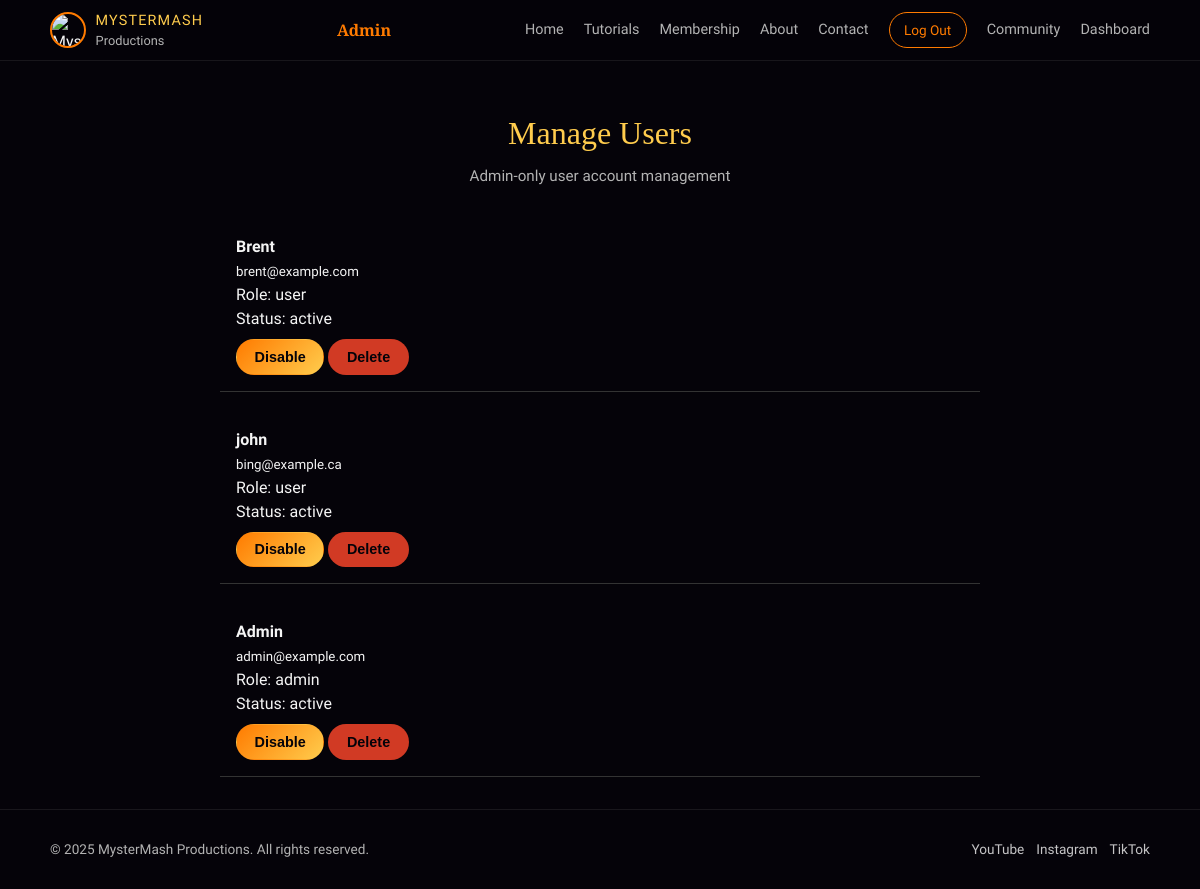
Page /admin/users (signed in) on the committed database.
### tables this page shows
CREATE TABLE `users` (
  `id` int(11) NOT NULL,
  `name` varchar(100) NOT NULL,
  `email` varchar(150) NOT NULL,
  `password` varchar(255) NOT NULL,
  `role` enum('admin','user') NOT NULL DEFAULT 'user',
  `status` enum('active','disabled') NOT NULL DEFAULT 'active',
  `created_at` timestamp NOT NULL DEFAULT current_timestamp()
);

### app/controllers/AdminController.php (called while the page is built, shortened)
<?php
class AdminController
{
    private PDO $pdo;
    public function __construct(PDO $pdo)
    {
        $this->pdo = $pdo;
    }
    public function users(): void
    {
        $users = User::getAll($this->pdo);
        include __DIR__ . '/../views/admin/users.php';
    }
}

### index.php (called while the page is built, shortened)
<?php
require_once __DIR__ . '/app/controllers/MainController.php';
require_once __DIR__ . '/app/models/User.php';
require_once __DIR__ . '/app/controllers/AdminController.php';
$action = $_GET['action'] ?? 'home';
$instance = new $map[$controller]($pdo);
$instance->$action();

### app/models/user.php (called while the page is built, shortened)
<?php
class User
{
    public static function getAll(PDO $pdo): array
    {
        $sql = "SELECT id, name, email, role, status, created_at FROM users ORDER BY created_at DESC";
        $stmt = $pdo->prepare($sql);
        $stmt->execute();
        return $stmt->fetchAll();
    }
}

### app/views/admin/users.php (the view, shortened to what this page needs)
<?php include __DIR__ . '/../../../includes/header.php'; ?>
<section class="page-header">
    <div class="container">
        <h1>Manage Users</h1>
        <p class="page-subtext">Admin-only user account management</p>
    </div>
</section>
<section class="membership-section">
    <div class="container">
        <?php foreach ($users as $user): ?>
            <div style="margin-bottom:1.25rem; padding:1rem; border-bottom:1px solid #333;">
                <strong><?= htmlspecialchars($user['name']); ?></strong><br>
                <small><?= htmlspecialchars($user['email']); ?></small><br>
                Role: <?= htmlspecialchars($user['role']); ?><br>
                Status: <?= htmlspecialchars($user['status']); ?>
                <div style="margin-top:0.5rem;">
                    <?php if ($user['status'] === 'active'): ?>
                        <form method="post" action="index.php?controller=admin&action=disableUser" style="display:inline;">
                            <button class="btn-primary">Disable</button>
                        </form>
                    <?php endif; ?>
                    <form method="post" action="index.php?controller=admin&action=deleteUser" style="display:inline;"
                        onsubmit="return confirm('Delete this user permanently?');">
                        <button class="btn-primary" style="background:#d13a24;">Delete</button>
                    </form>
                </div>
            </div>
        <?php endforeach; ?>
    </div>
</section>
<?php include __DIR__ . '/../../../includes/footer.php'; ?>

### public/CSS/styles.css (style rules this page uses)
:root { --font-body: "Epunda Sans", system-ui, -apple-system, BlinkMacSystemFont, "Segoe UI", sans-serif; --font-heading: "Cinzel", serif; --mm-bg-main: #050309; --mm-bg-elevated: #171018; --mm-accent-fire: #ff7b00; --mm-accent-gold: #ffcc4d; --mm-accent-red: #d13a24; --mm-text-main: #f5f5f5; --mm-text-muted: #b3b3b3; --mm-border-subtle: rgba(255, 255, 255, 0.08); }
*, *::before, *::after { box-sizing: border-box; }
html, body { margin: 0; padding: 0; }
body { min-height: 100vh; background-color: var(--mm-bg-main); color: var(--mm-text-main); font-family: var(--font-body); line-height: 1.5; }
h1, h2, h3 { margin: 0; font-family: var(--font-heading); font-weight: 400; }
.container { width: min(1100px, 100% - 2.5rem); margin-inline: auto; }
.btn-primary, .btn-ghost { padding: 0.55rem 1.1rem; border-radius: 999px; font-size: 0.9rem; border: 1px solid transparent; cursor: pointer; display: inline-block; }
.btn-primary { background: linear-gradient( 135deg, var(--mm-accent-fire), var(--mm-accent-gold) ); color: var(--mm-bg-main); font-weight: 600; }
.page-header { padding-block: 3rem 1rem; text-align: center; }
.page-header h1 { font-size: 2rem; color: var(--mm-accent-gold); }
.page-subtext { color: var(--mm-text-muted); font-size: 0.95rem; margin-top: 0.5rem; }
.membership-section { width: 800px; margin: auto; }

### rows in the picture
users: name "Brent", email "brent@example.com", role "user", status "active"
users: name "john", email "bing@example.ca", role "user", status "active"
users: name "Admin", email "admin@example.com", role "admin", status "active"

### other values in the picture
$userName "Admin"
